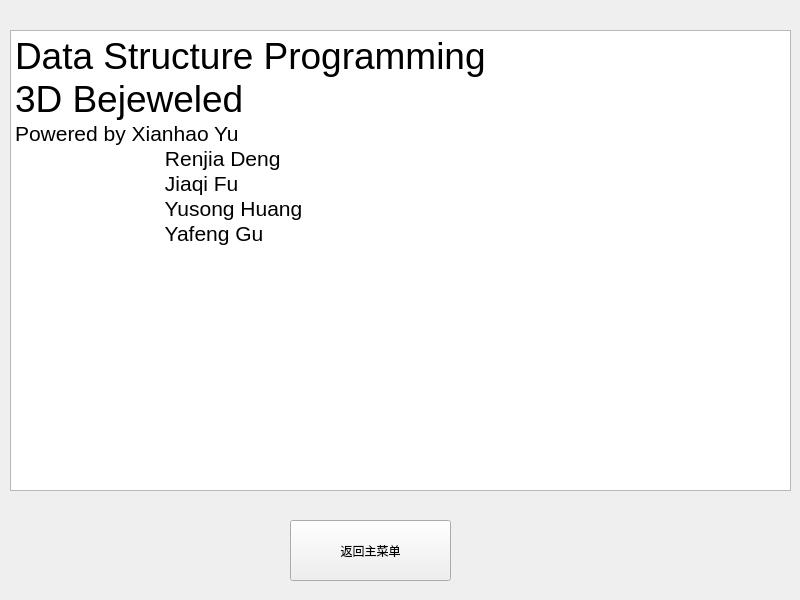
<?xml version="1.0" encoding="UTF-8"?>
<ui version="4.0">
 <class>AboutWindow</class>
 <widget class="QMainWindow" name="AboutWindow">
  <property name="geometry">
   <rect>
    <x>0</x>
    <y>0</y>
    <width>800</width>
    <height>600</height>
   </rect>
  </property>
  <property name="windowTitle">
   <string>MainWindow</string>
  </property>
  <widget class="QWidget" name="centralwidget">
   <widget class="QPushButton" name="btnReturn">
    <property name="geometry">
     <rect>
      <x>290</x>
      <y>520</y>
      <width>161</width>
      <height>61</height>
     </rect>
    </property>
    <property name="text">
     <string>返回主菜单</string>
    </property>
   </widget>
   <widget class="QTextBrowser" name="textBrowser">
    <property name="geometry">
     <rect>
      <x>10</x>
      <y>30</y>
      <width>781</width>
      <height>461</height>
     </rect>
    </property>
    <property name="styleSheet">
     <string notr="true">font: 14pt &quot;Bauhaus 93&quot;;</string>
    </property>
    <property name="html">
     <string>&lt;!DOCTYPE HTML PUBLIC &quot;-//W3C//DTD HTML 4.0//EN&quot; &quot;http://www.w3.org/TR/REC-html40/strict.dtd&quot;&gt;
&lt;html&gt;&lt;head&gt;&lt;meta name=&quot;qrichtext&quot; content=&quot;1&quot; /&gt;&lt;style type=&quot;text/css&quot;&gt;
p, li { white-space: pre-wrap; }
&lt;/style&gt;&lt;/head&gt;&lt;body style=&quot; font-family:'Bauhaus 93'; font-size:14pt; font-weight:400; font-style:normal;&quot;&gt;
&lt;p style=&quot; margin-top:0px; margin-bottom:0px; margin-left:0px; margin-right:0px; -qt-block-indent:0; text-indent:0px;&quot;&gt;&lt;span style=&quot; font-size:28pt;&quot;&gt;Data Structure Programming&lt;/span&gt;&lt;/p&gt;
&lt;p style=&quot; margin-top:0px; margin-bottom:0px; margin-left:0px; margin-right:0px; -qt-block-indent:0; text-indent:0px;&quot;&gt;&lt;span style=&quot; font-size:28pt;&quot;&gt;3D Bejeweled&lt;/span&gt;&lt;/p&gt;
&lt;p style=&quot; margin-top:0px; margin-bottom:0px; margin-left:0px; margin-right:0px; -qt-block-indent:0; text-indent:0px;&quot;&gt;&lt;span style=&quot; font-size:16pt;&quot;&gt;Powered by Xianhao Yu&lt;/span&gt;&lt;/p&gt;
&lt;p style=&quot; margin-top:0px; margin-bottom:0px; margin-left:0px; margin-right:0px; -qt-block-indent:0; text-indent:0px;&quot;&gt;&lt;span style=&quot; font-size:16pt;&quot;&gt;	            Renjia Deng&lt;/span&gt;&lt;/p&gt;
&lt;p style=&quot; margin-top:0px; margin-bottom:0px; margin-left:0px; margin-right:0px; -qt-block-indent:0; text-indent:0px;&quot;&gt;&lt;span style=&quot; font-size:16pt;&quot;&gt;	            Jiaqi Fu&lt;/span&gt;&lt;/p&gt;
&lt;p style=&quot; margin-top:0px; margin-bottom:0px; margin-left:0px; margin-right:0px; -qt-block-indent:0; text-indent:0px;&quot;&gt;&lt;span style=&quot; font-size:16pt;&quot;&gt;	            Yusong Huang&lt;/span&gt;&lt;/p&gt;
&lt;p style=&quot; margin-top:0px; margin-bottom:0px; margin-left:0px; margin-right:0px; -qt-block-indent:0; text-indent:0px;&quot;&gt;&lt;span style=&quot; font-size:16pt;&quot;&gt;	            Yafeng Gu&lt;/span&gt;&lt;/p&gt;&lt;/body&gt;&lt;/html&gt;</string>
    </property>
   </widget>
  </widget>
 </widget>
 <resources/>
 <connections/>
</ui>
